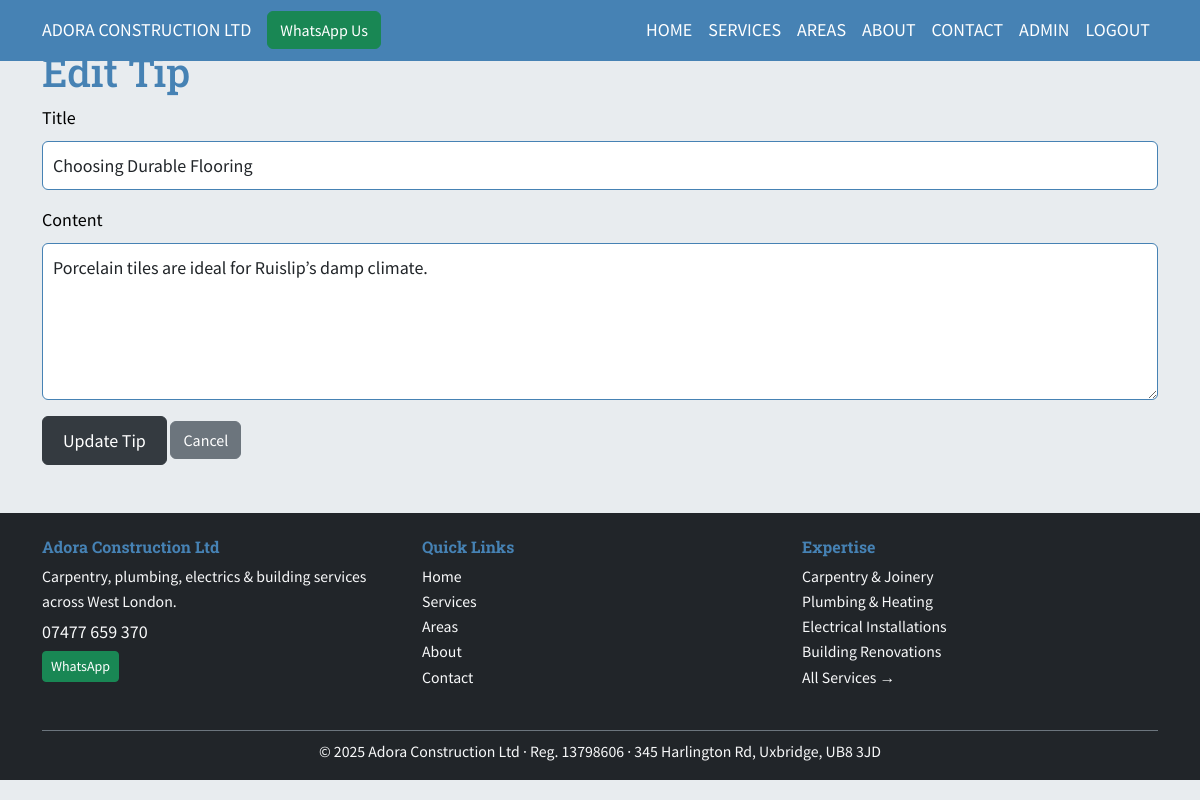
The app's page /admin/tip/1/edit (signed in) with its own data.
### app.py (models this page shows)
class Tip(db.Model):
    id = db.Column(db.Integer, primary_key=True)
    title = db.Column(db.String(200), nullable=False)
    content = db.Column(db.Text, nullable=False)

### app.py (the view, shortened to what this page needs)
@app.route('/admin/tip/<int:id>/edit', methods=['GET', 'POST'])
@login_required
@csrf.exempt
def edit_tip(id):
    tip = Tip.query.get_or_404(id)
    return render_template('edit_tip.html', tip=tip)

### app.py (called while the page is built)
@login_manager.user_loader
def load_user(user_id):
    return User.query.get(int(user_id))

### templates/edit_tip.html (shortened to what this page needs)
{% extends 'base.html' %}
{% block content %}
    <div class="container my-5">
        <h1>Edit Tip</h1>
        <form method="POST">
            <div class="mb-3">
                <label for="title" class="form-label">Title</label>
                <input type="text" class="form-control" id="title" name="title" value="{{ tip.title }}" required>
            </div>
            <div class="mb-3">
                <label for="content" class="form-label">Content</label>
                <textarea class="form-control" id="content" name="content" rows="5" required>{{ tip.content }}</textarea>
            </div>
            <button type="submit" class="btn btn-primary">Update Tip</button>
            <a href="{{ url_for('admin_dashboard') }}" class="btn btn-secondary">Cancel</a>
        </form>
    </div>
{% endblock %}

### static/css/style.css (style rules this page uses)
body { font-family: 'Source Sans Pro', sans-serif; background-color: #E8ECEF; color: #000000; font-size: 18px; line-height: 1.6; }
h1, h2, h3, h4, h5, h6 { font-family: 'Roboto Slab', serif; color: #4682B4; }
.btn-primary { background-color: #343A40; border-color: #343A40; font-size: 18px; padding: 10px 20px; }
.form-control, .form-select { font-size: 18px; padding: 10px; border-color: #4682B4; }

### records on screen
Tip: title "Choosing Durable Flooring", content "Porcelain tiles are ideal for Ruislip’s damp climate."
